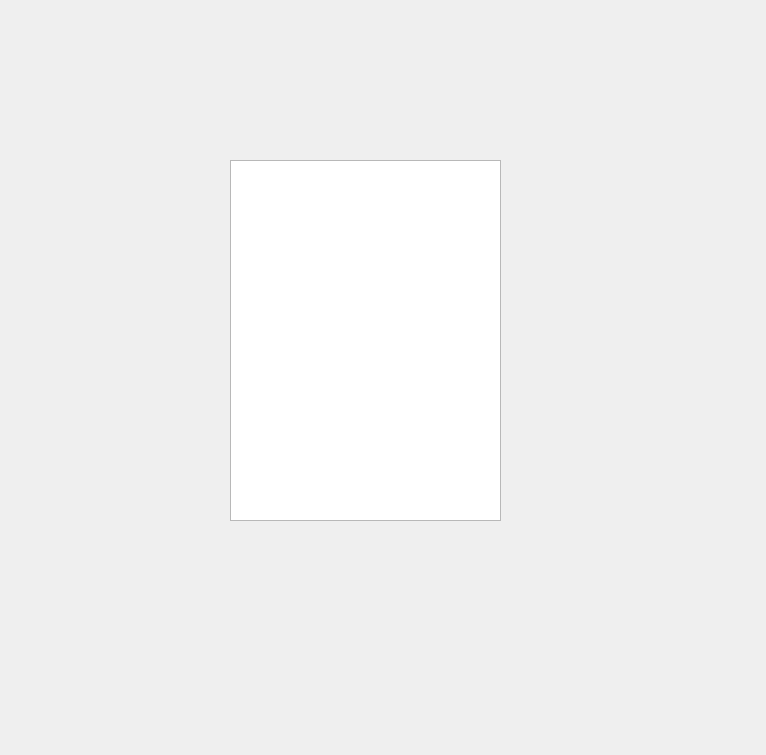
<?xml version="1.0" encoding="UTF-8"?>
<ui version="4.0">
 <class>_15_listwiget1Class</class>
 <widget class="QWidget" name="_15_listwiget1Class">
  <property name="geometry">
   <rect>
    <x>0</x>
    <y>0</y>
    <width>766</width>
    <height>755</height>
   </rect>
  </property>
  <property name="windowTitle">
   <string>_15_listwiget1</string>
  </property>
  <widget class="QListWidget" name="listWidget">
   <property name="geometry">
    <rect>
     <x>230</x>
     <y>160</y>
     <width>271</width>
     <height>361</height>
    </rect>
   </property>
  </widget>
 </widget>
 <layoutdefault spacing="6" margin="11"/>
 <resources>
  <include location="_15_listwiget1.qrc"/>
 </resources>
 <connections/>
</ui>
